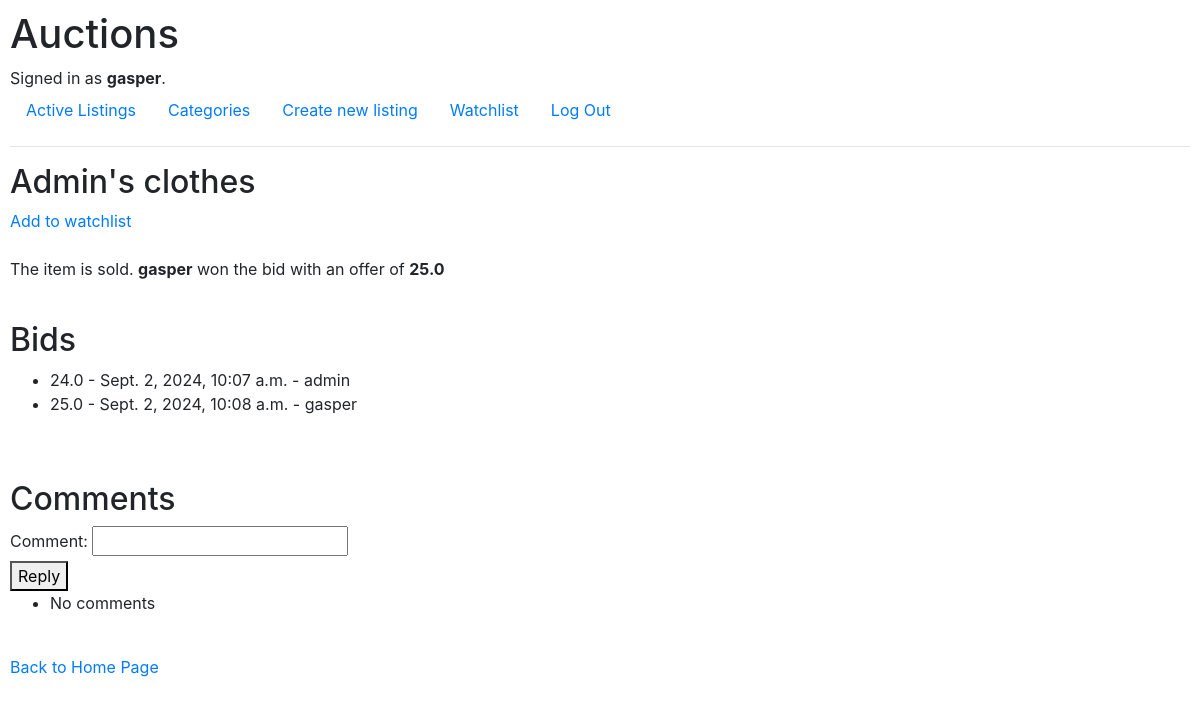
The page /item/3 (signed in) on the database as committed earlier.
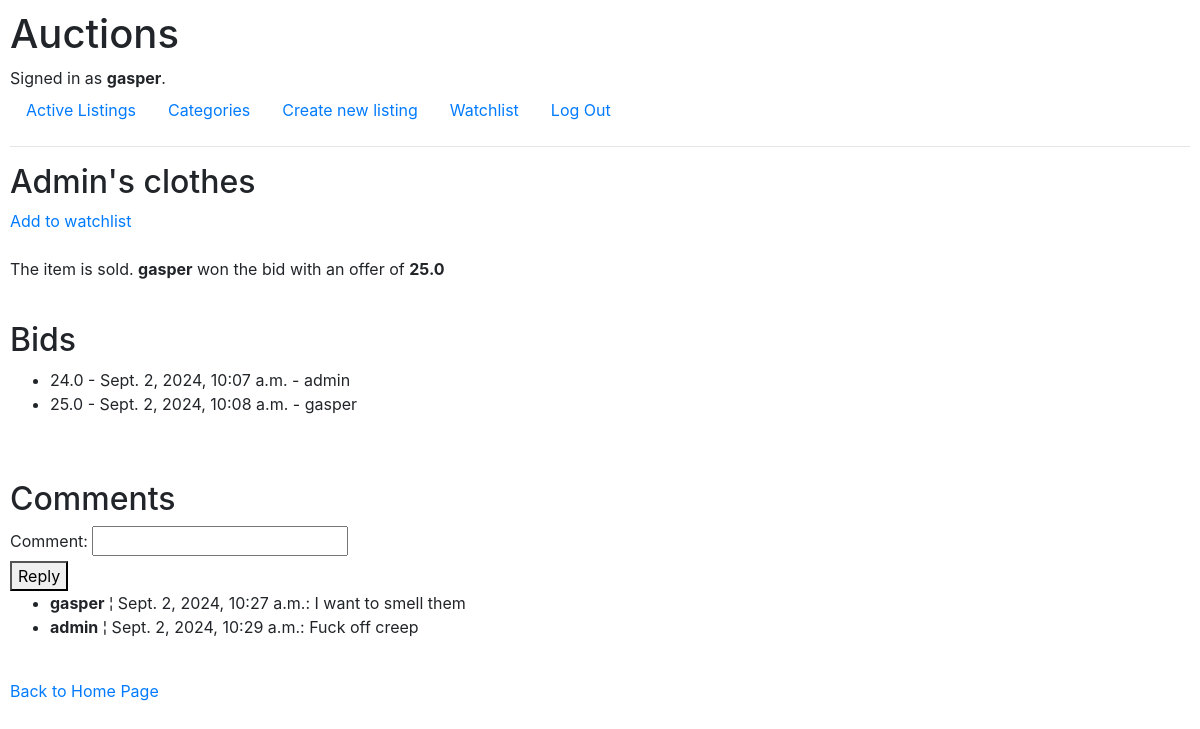
The same page on the database as committed later.
### auctions/models.py (models this page shows, shortened)
class User(AbstractUser):
    pass

class Listing(models.Model):
    ACTIVE = "ACT"
    CLOSED = "CLO"
    STATUS_CHOICES = {
        ACTIVE: "Active",
        CLOSED: "Closed"
    }
    title = models.CharField(max_length=64)
    description = models.TextField(max_length=200)
    by_user = models.ForeignKey(User, on_delete=models.CASCADE, related_name="listings", default="")
    starting_price = models.FloatField()
    created_at = models.DateTimeField(default=now)
    imgURL = models.URLField(blank=True, default='')
    category = models.ForeignKey(ListingCategories, on_delete=models.CASCADE, related_name="listings")
    watchlisted_by = models.ManyToManyField(User, related_name="watchlist_items")
    status = models.CharField(max_length=10, choices=STATUS_CHOICES, default=ACTIVE)

class Bid(models.Model):
    price = models.FloatField()
    by_user = models.ForeignKey(User, on_delete=models.CASCADE, related_name="bids", default="")
    listing = models.ForeignKey(Listing, on_delete=models.CASCADE, related_name="bids")
    created_at = models.DateTimeField(default=now)

class Comment(models.Model):
    text = models.TextField(max_length=200)
    by_user = models.ForeignKey(User, on_delete=models.CASCADE, related_name="comments", default="")
    listing = models.ForeignKey(Listing, on_delete=models.CASCADE, related_name="comments", default="")
    created_at = models.DateTimeField(default=now)

### auctions/views.py (the view)
# urls.py: path("item/<str:id>", views.item, name="item"),
def item(request, id):
    user = User.objects.get(pk=request.user.id)
    listing = Listing.objects.get(pk=id)
    max_bid = listing.bids.aggregate(Max("price", default=listing.starting_price))["price__max"]
    try:
        max_bidder = listing.bids.get(price=max_bid).by_user
    except Bid.DoesNotExist:
        max_bidder = None
    bid_form = BidForm(max_bid=max_bid)
    comment_form = CommentForm()
    starting_price_bid = Bid(listing=listing, price=listing.starting_price, by_user=listing.by_user, created_at=listing.created_at)
    return render(request, "auctions/item.html", {
        "listing": listing,
        "watched_by_user": user in listing.watchlisted_by.all(),
        "bid_form": bid_form,
        "bids": [starting_price_bid] + [bid for bid in listing.bids.all()],
        "comment_form": comment_form,
        "comments": [comment for comment in listing.comments.all()],
        "max_bidder": max_bidder,
        "max_bid": max_bid
    })

### auctions/views.py
class BidForm(forms.Form):
    def __init__(self, *args, **kwargs):
        max_bid = kwargs.pop('max_bid', 0)  # Pop the max_bid from kwargs, default to 0 if not provided
        super().__init__(*args, **kwargs)  # Call the parent constructor
        self.fields['price'].min_value = max_bid + 0.01  # Dynamically set the min_value
        self.fields['price'].widget.attrs['min'] = max_bid + 0.01  # Set the HTML min attribute for client-side validation
    price = forms.FloatField(min_value=0.01)

class CommentForm(forms.Form):
    comment = forms.CharField(max_length=200)

### auctions/templates/auctions/item.html (shortened to what this page needs)
{% extends "auctions/layout.html" %}
{% block body %}
<h2>{{ listing.title }}</h2>
<a href="{% url 'watch_unwatch_item' listing.id %}">
    {% if not watched_by_user %}
    Add to watchlist
    {% else %}
    Remove from watchlist
    {% endif %}
</a>
<br><br>
{% if user != listing.by_user and listing.status == "ACT" %}
<br>
<h2>Place a bid</h2>
<form action="{% url 'place_bid' listing.id %}" method="POST">
    {% csrf_token %}
    {{ bid_form }}
    <button type="submit">Bid</button>
</form>
<br>
{% elif listing.status == "ACT" %}
<form action="{% url 'close_bid' listing.id %}" method="POST">
    {% csrf_token %}
    <button type="submit">Close bidding</button>
</form>
{% else %}
<p>
    The item is sold. <strong>{{max_bidder}}</strong> won the bid with an offer of <strong>{{max_bid}}</strong>
</p>
{% endif %}
<br>
<h2>Bids</h2>
<ul>
    {% for bid in bids %}
    <li>{{bid.price}} - {{bid.created_at}} - {{bid.by_user}}</li>
    {% endfor %}
</ul>
<br><br>
<h2>Comments</h2>
<form action="{% url 'comment' listing.id %}" method="POST">
    {{ comment_form }}
    <button type="submit">Reply</button>
</form>
<ul>
    {% for comment in comments %}
    <li><strong>{{comment.by_user}}</strong> ¦ {{comment.created_at}}: {{comment.text}}</li>
    {% empty %}
    <li>No comments</li>
    {% endfor %}
</ul>
<br>
<a href="{% url 'index' %}">Back to Home Page</a>
{% endblock %}

### auctions/templates/auctions/layout.html (shortened to what this page needs)
{% load static %}
<!DOCTYPE html>
<html lang="en">
    <head>
        <link rel="stylesheet" href="https://stackpath.bootstrapcdn.com/bootstrap/4.4.1/css/bootstrap.min.css">
        <link href="{% static 'auctions/styles.css' %}" rel="stylesheet">
    </head>
    <body>
        <h1>Auctions</h1>
        <div>
            {% if user.is_authenticated %}
                Signed in as <strong>{{ user.username }}</strong>.
            {% else %}
                Not signed in.
            {% endif %}
        </div>
        <ul class="nav">
            <li class="nav-item">
                <a class="nav-link" href="{% url 'index' %}">Active Listings</a>
            </li>
            <li class="nav-item">
                <a class="nav-link" href="{% url 'categories' %}">Categories</a>
            </li>
            {% if user.is_authenticated %}
                <li class="nav-item">
                    <a class="nav-link" href="{% url 'new' %}">Create new listing</a>
                </li>
                <li class="nav-item">
                    <a class="nav-link" href="{% url 'watchlist' %}">Watchlist</a>
                </li>
                <li class="nav-item">
                    <a class="nav-link" href="{% url 'logout' %}">Log Out</a>
                </li>
            {% endif %}
        </ul>
        <hr>
        {% block body %}
        {% endblock %}
    </body>
</html>

### auctions/static/auctions/styles.css (style rules this page uses)
body { padding: 10px; }

Rows that differ between the two databases and show on the page:
added Comment: by_user "gasper", created_at "Sept. 2, 2024, 10:27 a.m.", text "I want to smell them"
added Comment: by_user "admin", created_at "Sept. 2, 2024, 10:29 a.m.", text "Fuck off creep"
Other text that changed with them:
text no longer shown: "No comments"
